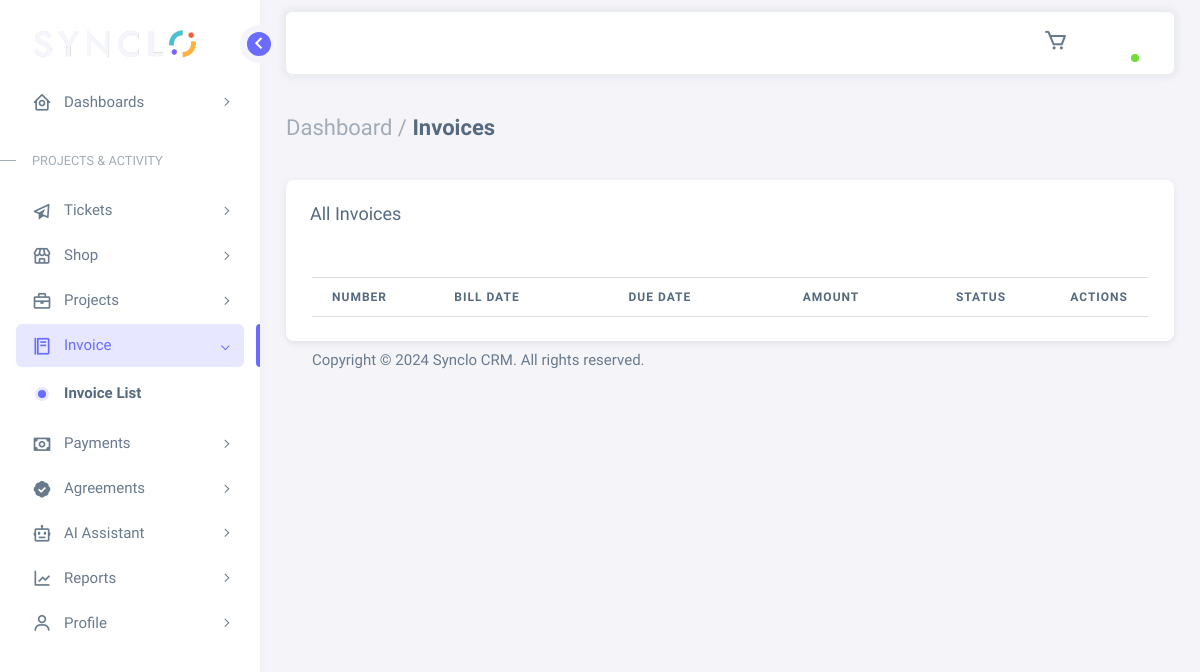
The page /user/dashboard/invoices (signed in) on the database its author committed.
### settings/models.py (models this page shows)
class websiteSetting(models.Model):
    name = models.CharField(max_length=500, default='Application Name')
    logo_dark = models.ImageField(upload_to='app_config/')
    logo = models.ImageField(upload_to='app_config/')
    logo_width = models.IntegerField(blank=True, null=True)
    invoice_logo = models.ImageField(upload_to='app_config', blank=True, null=True)
    invoice_logo_width = models.IntegerField(blank=True, null=True)
    favicon = models.ImageField(upload_to='app_config/')
    author = models.CharField(max_length=200, default='Author Name', blank=True, null=True)
    email_address = models.EmailField(max_length=500, default='test@gmail.com', blank=True, null=True)
    phone_or_whatsapp = models.CharField(max_length=20, default='+919505858999', blank=True, null=True)
    price_ragne = models.CharField(max_length=50, default='60$ to 7000$', blank=True, null=True)
    country = models.CharField(max_length=300, default='Your Country', blank=True, null=True)
    address = models.CharField(max_length=700, default='Your Address', blank=True, null=True)
    state = models.CharField(max_length=200, default='Your State', blank=True, null=True)
    Zip = models.IntegerField(default=12345)
    analytics_code = models.CharField(max_length=300, blank=True, null=True, default="GA_MEASUREMENT_ID")
    facebook_pixel_code = models.TextField(blank=True, null=True)
    facebook_chat_code = models.TextField(blank=True, null=True)
    whatsapp_is_active = models.BooleanField(default=True)
    messenger_is_active = models.BooleanField(default=True)
    default_menu_is_active = models.BooleanField(default=True)
    currency_name = models.CharField(max_length=100, default='USD')
    currency_symbol = models.CharField(max_length=150, default='$')
    twilio_sid = models.CharField(max_length=500, blank=True, null=True)
    twilio_auth_token = models.CharField(max_length=500, blank=True, null=True)
    twilio_from_number = models.CharField(max_length=15, blank=True, null=True)
    openai_api = models.CharField(max_length=1000, blank=True, null=True)
    max_token = models.IntegerField(default=150, blank=True, null=True)
    is_enabled_for_user = models.BooleanField(default=False)
    is_purchasing_enable = models.BooleanField(default=True)
    is_auto_invoice_enable = models.BooleanField(default=True)
    custom_css = models.TextField(blank=True, null=True)
    custom_js = models.TextField(blank=True, null=True)

### userapp/views.py (the view)
# urls.py: path('user/dashboard/invoices' ,userInvoices, name='userInvoices'),
@login_required(login_url='signIn')
@user_role_required
def userInvoices(request):
    user = request.user
    invoice_list = Invoice.objects.filter(client=user).order_by('-date_created')
    context = {
        'title': 'Invoices',
        'invoices': invoice_list,
    }
    return render(request, 'user/main/invoice/invoice.html', context)

### templates/user/main/invoice/invoice.html (shortened to what this page needs)
{% extends 'user/base.html' %}
{% load static %}
{% block content %}
    <div class="content-wrapper">
        <div class="container-xxl flex-grow-1 container-p-y">
            <div class="row align-items-center">
                <div class="col-md-6">
                    <h4 class="fw-bold py-3 mb-4">
                        <span class="text-muted fw-light">Dashboard /</span> Invoices
                    </h4>
                </div>
            </div>
            <div class="card">
                <div class="card-datatable table-responsive">
                  <div id="DataTables_Table_0_wrapper" class="dataTables_wrapper dt-bootstrap5 no-footer">
                    <div class="card-header flex-column flex-md-row">
                      <div class="head-label">
                        <h5 class="card-title mb-0">All Invoices</h5>
                      </div>
                      <div class="dt-action-buttons text-end pt-3 pt-md-0">
                      </div>
                    </div>
                    <div class="container mb-4">
                    <table class="datatables-basic table border-top dataTable no-footer dtr-column collapsed" id="DataTables_Table_0" aria-describedby="DataTables_Table_0_info">
                      <thead>
                        <tr>
                            <th style="width: 100px;" >Number</th>
                            <th style="width: 200px;">Bill Date</th>
                            <th style="width: 200px;">Due Date</th>
                            <th style="width: 150px;">Amount</th>
                            <th style="width: 90px;">Status</th>
                            <th style="width: 0px;" class="sorting_disabled dtr-hidden">Actions</th>
                        </tr>
                      </thead>
                    </table>
                </div>
              </div>
          </div>
    </div>
{% endblock content %}

### templates/user/base.html (shortened to what this page needs)
{% load static %}
<!DOCTYPE html>
<html lang="en" class="dark-style  layout-menu-fixed   " dir="ltr" data-theme="theme-default">
<head>
<link rel="stylesheet" href="" />
<link rel="stylesheet" href="https://cdnjs.cloudflare.com/ajax/libs/boxicons/2.1.0/css/boxicons.min.css" />
<link rel="stylesheet" href="https://cdnjs.cloudflare.com/ajax/libs/font-awesome/6.4.0/css/all.min.css" />
<link rel="stylesheet" href="https://cdnjs.cloudflare.com/ajax/libs/flag-icon-css/6.7.0/css/flag-icons.min.css" />
<link rel="stylesheet" href="{% static 'crm/assets/css/core.css' %}" class="template-customizer-core-css" />
<link rel="stylesheet" href="{% static 'crm/assets/css/theme-default.css' %}" class="template-customizer-theme-css" />
<link rel="stylesheet" href="{% static 'crm/assets/css/demo.css' %}" />
<link rel="stylesheet" href="{% static 'crm/assets/css/perfect-scrollbar.css' %}" />
<link rel="stylesheet" href="{% static 'crm/assets/css/typeahead.css' %}" />
<link rel="stylesheet" href="{% static 'crm/assets/css/apex-charts.css' %}">
<link rel="stylesheet" type="text/css" href="https://cdn.datatables.net/1.11.0/css/dataTables.bootstrap5.min.css">
</head>
<body>
      <div class="layout-wrapper layout-content-navbar ">
      <div class="layout-container">
            <aside id="layout-menu" class="layout-menu menu-vertical menu bg-menu-theme">
        <div class="app-brand demo">
        <a href="{% url 'userDashboard' %}" class="app-brand-link">
          <span class="app-brand-logo demo">
            <img src="{{settings.logo_dark.url}}" width="165" height="50" alt="" srcset="">
          </span>
        </a>
        <a href="javascript:void(0);" class="layout-menu-toggle menu-link text-large ms-auto">
          <i class="bx bx-chevron-left bx-sm align-middle"></i>
        </a>
      </div>
      <ul class="menu-inner py-1">
        <li class="menu-item {% if request.path == '/user/dashboard' %}active open{% endif %}">
          <a href="javascript:void(0);" class="menu-link menu-toggle">
            <i class="menu-icon tf-icons bx bx-home-circle"></i>
            <div>Dashboards</div>
          </a>
        </li>
        <li class="menu-header small text-uppercase">
          <span class="menu-header-text">Projects &amp; Activity</span>
        </li>
        {% url 'userticketView' id=request.resolver_match.kwargs.id as ticket_view_url %}
        <li class="menu-item  {% if request.path == '/user/dashboard/tickets' or request.path == '/user/dashboard/ticket/create/' or request.path == ticket_view_url %}active open{% endif %}">
          <a href="javascript:void(0);" class="menu-link menu-toggle">
            <i class="menu-icon tf-icons bx bx-paper-plane"></i>
            <div>Tickets</div>
          </a>
        </li>
        <li class="menu-item  {% if request.path == '/user/products/' or request.path == '/user/cart/' or request.path == '/user/checkout/' or request.path == '/user/dashboard/orders' %}active open{% endif %}">
          <a href="javascript:void(0);" class="menu-link menu-toggle">
            <i class="menu-icon tf-icons bx bx-store"></i>
            <div>Shop</div>
          </a>
        </li>
        {% url 'userProjectDetail' slug=request.resolver_match.kwargs.slug as userProjectDetailURL %}
        <li class="menu-item {% if request.path == '/user/dashboard/projects' or request.path == userProjectDetailURL %}active open{% endif %}">
          <a href="javascript:void(0);" class="menu-link menu-toggle">
            <i class="menu-icon tf-icons bx bx-briefcase"></i>
            <div>Projects</div>
          </a>
        </li>
        <li class="menu-item {% if request.path == '/user/dashboard/invoices' %}active open{% endif %}">
          <a href="javascript:void(0);" class="menu-link menu-toggle">
            <i class="menu-icon tf-icons bx bx-food-menu"></i>
            <div>Invoice</div>
          </a>
          <ul class="menu-sub">
            <li class="menu-item active">
              <a href="{% url 'userInvoices' %}" class="menu-link">
                <div>Invoice List</div>
              </a>
            </li>
          </ul>
        </li>
        <li class="menu-item {% if request.path == '/user/dashboard/payments' %}active open{% endif %}">
          <a href="javascript:void(0);" class="menu-link menu-toggle">
            <i class="menu-icon tf-icons bx bx-money"></i>
            <div>Payments</div>
          </a>
        </li>
        {% url 'userAgreementDetail' id=request.resolver_match.kwargs.id as userAgreementDetailURL %}
        <li class="menu-item {% if request.path == '/user/dashboard/agreements' or request.path == userAgreementDetailURL %}active open{% endif %}">
          <a href="javascript:void(0);" class="menu-link menu-toggle">
            <i class="menu-icon tf-icons bx bxs-badge-check"></i>
            <div>Agreements</div>
          </a>
        </li>
        {% if settings.is_enabled_for_user %}
        {% url 'useropenAiContentGeneration' category=request.resolver_match.kwargs.category as aicategoryurl %}
        <li class="menu-item {% if request.path == '/user/dashboard/ai-assistant/' or request.path == aicategoryurl or request.path == '/user/dashboard/ai-assistant/history/' %}active open{% endif %}">
          <a href="javascript:void(0);" class="menu-link menu-toggle">
            <i class='menu-icon bx bx-bot'></i>
            <div>AI Assistant</div>
          </a>
        </li>
        {% endif %}
        <li class="menu-item {% if request.path == '/user/reports/invoice-report/' or request.path == '/user/reports/project-report/' or request.path == '/user/reports/payment-report/'%}active open{% endif %}">
          <a href="javascript:void(0);" class="menu-link menu-toggle">
            <i class="menu-icon tf-icons bx bx-line-chart"></i>
            <div>Reports</div>
          </a>
        </li>
        <li class="menu-item {% if request.path == '/user/dashboard/profile' or request.path == '/user/dashboard/profile/edit/' %}active open{% endif %}">
          <a href="javascript:void(0);" class="menu-link menu-toggle">
            <i class="menu-icon tf-icons bx bx-user"></i>
            <div>Profile</div>
          </a>
        </li>
      </ul>
    </aside>
        <div class="layout-page">
    <nav class="layout-navbar container-xxl navbar navbar-expand-xl navbar-detached align-items-center bg-navbar-theme" id="layout-navbar">
          <div class="navbar-nav-right d-flex align-items-center" id="navbar-collapse">
            <ul class="navbar-nav flex-row align-items-center ms-auto">
              {% if settings.is_purchasing_enable %}
            <li class="nav-item dropdown-notifications navbar-dropdown dropdown me-3 me-xl-1">
              <a class="nav-link dropdown-toggle hide-arrow" href="javascript:void(0);" data-bs-toggle="dropdown" data-bs-auto-close="outside" aria-expanded="false">
                <i class="bx bx-cart bx-sm"></i>
              </a>
            </li>
            {% endif %}
              <li class="nav-item me-2 me-xl-0">
                <a class="nav-link style-switcher-toggle hide-arrow" href="javascript:void(0);">
                </a>
              </li>
              <li class="nav-item navbar-dropdown dropdown-user dropdown">
                <a class="nav-link dropdown-toggle hide-arrow" href="javascript:void(0);" data-bs-toggle="dropdown">
                  <div class="avatar avatar-online">
                  </div>
                </a>
              </li>
            </ul>
          </div>
            </nav>
    {% block content %}{% endblock content %}
<footer class="content-footer footer bg-footer-theme">
  <div class="container-xxl d-flex flex-wrap justify-content-between py-2 flex-md-row flex-column">
    <div class="mb-2 mb-md-0">
      <p class="mb-0">Copyright © <span id="currentYear"></span> {{settings.name}}. All rights reserved.</p>
    </div>
  </div>
</footer>
        </div>
      </div>
    </div>
  </div>
<link rel="stylesheet" href="https://cdnjs.cloudflare.com/ajax/libs/select2/4.0.13/css/select2.min.css">
</body>
</html>

### rows shown on the page
websiteSetting: logo_dark (picture), name "Synclo CRM"
